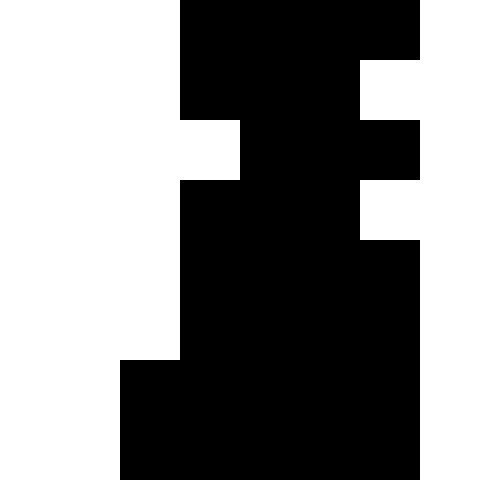
#> input picture 8x8/frame_00079.png, 480 x 480 px, given in place of frame_00000.png, which was not available
$ python 8x8img2array.py
#> lines starting #> are read from the running program, lines starting #| are printed output that depends on the picture; after the words box and inside, x2 and y2 are one past the last pixel; in counts of white or black regions, pixels touching at a corner belong together; pictures that were not available may be replaced by others from this repository, and a replacement may not be noted
from PIL import Image
import json


def get_all_frames():
    try:
        for i in range(total_frames):
            i_str = str(i)
            frame_number = (5-len(i_str)) * "0" + i_str
            frame = Image.open(f"../{folder}/frame_{frame_number}.png")
#> frame is the input picture: PIL image 480x480 L; 51.6% white; 1 black region, box (x1, y1, x2, y2) and area: (120, 0, 420, 480) 111600

            frame = frame.rotate(90)
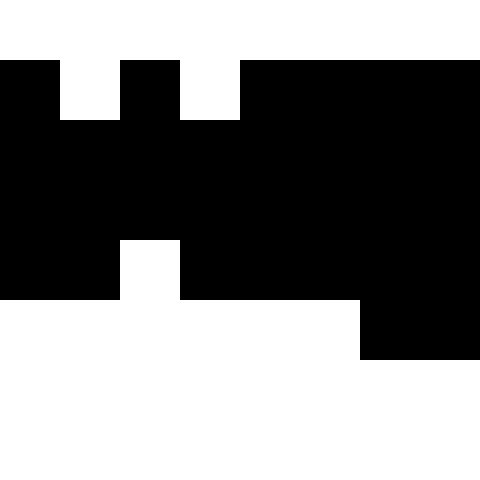
#> frame: PIL image 480x480 L; 51.6% white; 1 black region, box (x1, y1, x2, y2) and area: (0, 60, 480, 360) 111600

            width, height = frame.size
#> width = 480; height = 480
            current_frame = []
            res_divider = 60
            for x in range(int(width / res_divider)):
                for y in range(int(height / res_divider)):
                    current_frame.append(frame.getpixel((x * res_divider, y * res_divider)))
#> after the loop, current_frame = 64 values, max 255 at index 0, min 0 at index 1, mean 131.5
            all_frames.append(current_frame)
#> pass 2 of the loop in get_all_frames, `for i in range(total_frames):`:
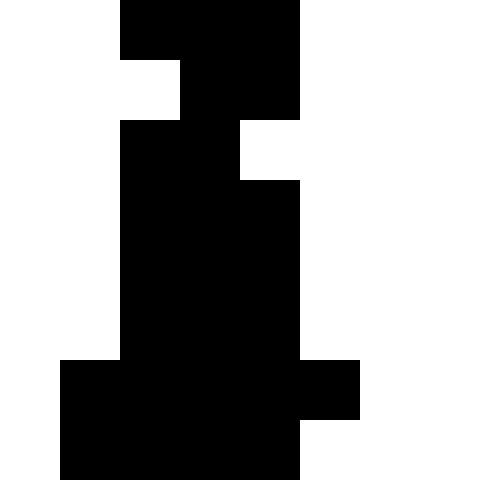
#> input picture 8x8/frame_00098.png, 480 x 480 px, given in place of frame_00001.png, which was not available
#> in get_all_frames, frame is the input picture: PIL image 480x480 L; 60.9% white; 1 black region, box (x1, y1, x2, y2) and area: (60, 0, 360, 480) 90000
#> in get_all_frames, `frame = frame.rotate(90)`:
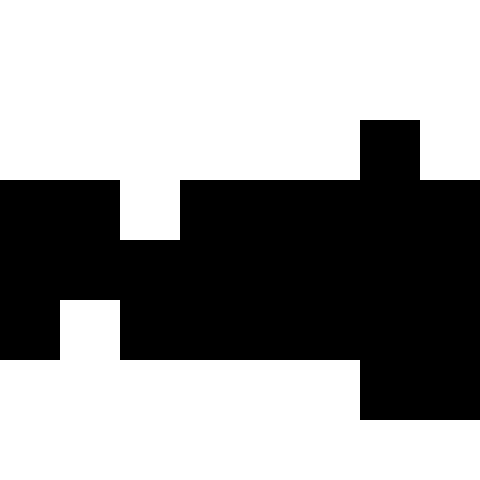
#> frame: PIL image 480x480 L; 60.9% white; 1 black region, box (x1, y1, x2, y2) and area: (0, 120, 480, 420) 90000
#> after the loop in get_all_frames, `for x in range(int(width / res_divider)):`: current_frame = 64 values, max 255 at index 0, min 0 at index 3, mean 155.4
    except FileNotFoundError:
        print("File path not found. Please edit your settings or smth.")
    except:
        print("idk what happened man some error I messed up idk")


def frames_int_to_bool():
    for i in range(len(all_frames)):
        for j in range(len(all_frames[i])):
            if(all_frames[i][j] == 0):
                all_frames[i][j] = False
            elif(all_frames[i][j] == 255):
                all_frames[i][j] = True
            else:
                print("The image is not black and white ONLY.")


total_frames = 6571 + 1   # offset
all_frames = []

folder = "8x8"
project_name = "bad_apple_buggy"

get_all_frames()

with open(f"../projects/{project_name}.json", "w") as all_frames_file:
    json.dump(all_frames, all_frames_file)   # dump json into .json
